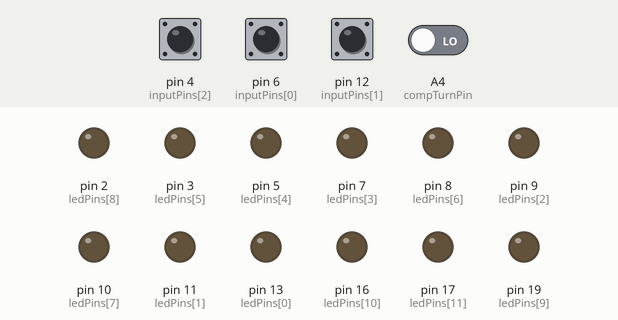
Simulated run of this sketch. Board: Arduino Nano, built with avr-gcc and run on an emulated ATmega328P. Shown: output pins drawn as LEDs (lit = HIGH). Dashed ring = blinking. Inputs (shaded band) come from the test bench; at power-on: pin 4 (inputPins[2]), pin 6 (inputPins[0]), pin 12 (inputPins[1]) HIGH, A4 (compTurnPin) LOW.

Above: at 1.2 s.
1.3 s: pin 6 (inputPins[0]) pulled LOW for 0.15 s
At 1.63 s:
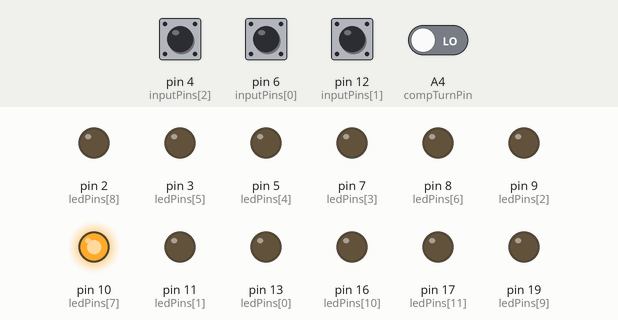
4.3 s: pin 6 (inputPins[0]) pulled LOW for 1 s
At 5.1 s:
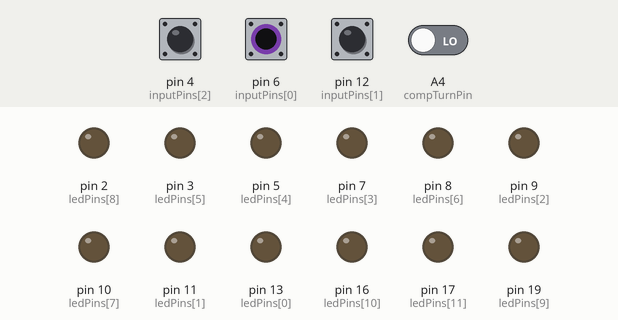
6.8 s: pin 6 (inputPins[0]) pulled LOW for 0.15 s
At 9.8 s:
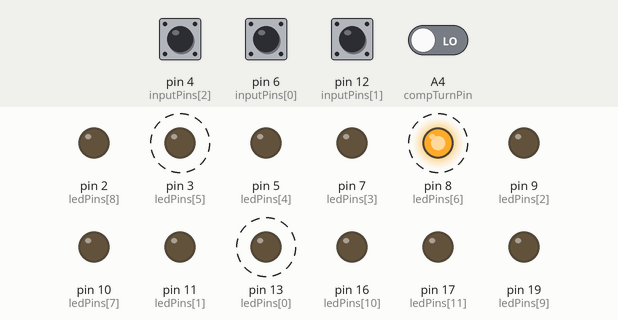
9.9 s: pin 6 (inputPins[0]) pulsed LOW 2 times (0.12 s each, 0.3 s apart)
13.5 s: pin 6 (inputPins[0]) pulsed LOW 5 times (0.12 s each, 0.3 s apart)
Timing chart, 0 to 18.4 s (numbered marks = the images above; inputs shaded):
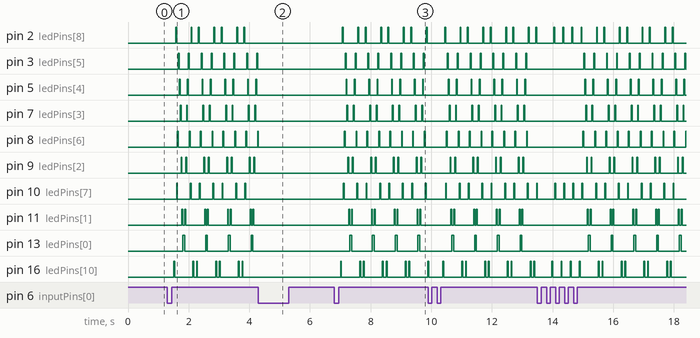

The sketch:

nano_casino_dance_no_for_fun.ino
```cpp
#define MAX_R 3 // seconds

unsigned long previousMillis = 0;
unsigned long lastMillisBlinkH = 0;
unsigned long lastMillisBlinkC = 0;

unsigned long debounceDelay = 50;    // the debounce time; increase if the output flickers

const int compTurnPin = A4;
const int humnTurnPin = A1;

boolean last_human = LOW;

const int ledPins[] = {
  LED_BUILTIN, 11, 9, 7, 5, 3, 8, 10, 2, 19, 16, 17
};

const int gpin = 15;
const int bpin = 18;

const int inputPins[] = { 6, 12, 4 };

int reading0, reading1, reading2;

int buttonState0;
int lastButtonState0 = HIGH;
long lastDebounceTime0 = 0;

int buttonState1;
int lastButtonState1 = HIGH;
long lastDebounceTime1 = 0;

int buttonState2;
int lastButtonState2 = HIGH;
long lastDebounceTime2 = 0;

void setup()
{
  for (int i = 0; i < 12; i++)
    pinMode(ledPins[i], OUTPUT);
  for (int i = 0; i < 3; i++)
    pinMode(inputPins[i], INPUT_PULLUP);
  digitalWrite(compTurnPin, HIGH);
}

boolean keep_dancing = false;

void loop()
{
  reading0 = digitalRead(inputPins[0]);
  if (reading0 != lastButtonState0)
    lastDebounceTime0 = millis();
  if ((millis() - lastDebounceTime0) > debounceDelay)
  {
    if (reading0 != buttonState0)
    {
      buttonState0 = reading0;
      if (buttonState0 == LOW)
      {
        keep_dancing = !keep_dancing;
      }
    }
  }
  lastButtonState0 = reading0;
  if (keep_dancing)
    dance();

  reading1 = digitalRead(inputPins[1]);
  if (reading1 != lastButtonState1)
    lastDebounceTime1 = millis();
  if ((millis() - lastDebounceTime1) > debounceDelay)
  {
    if (reading1 != buttonState1)
    {
      buttonState1 = reading1;
      if (buttonState1 == LOW)
      {
        dance();
      }
    }
  }
  lastButtonState1 = reading1;

  reading2 = digitalRead(inputPins[2]);
  if (reading2 != lastButtonState2)
    lastDebounceTime2 = millis();
  if ((millis() - lastDebounceTime2) > debounceDelay)
  {
    if (reading2 != buttonState2)
    {
      buttonState2 = reading2;
      if (buttonState2 == LOW)
      {
        for (int i = 12; i > -1; i--)
          digitalWrite(ledPins[i], LOW);
        digitalWrite(compTurnPin, LOW);
        digitalWrite(humnTurnPin, LOW);
        last_human = HIGH;
      }
    }
  }
  lastButtonState2 = reading2;
  /*
    blink_(100, humnTurnPin);
    blink_(170, compTurnPin);
  */
}

int ctrA = 12;
int ctrB = 0;

void dance()
{
  unsigned int curMillis = millis();
  digitalWrite(compTurnPin, !digitalRead(compTurnPin));
  digitalWrite(humnTurnPin, !last_human);
  last_human = !last_human;
  for (int i = 12; i > -1; i--)
  {
    if (digitalRead(inputPins[0]) == LOW)
      break;
    digitalWrite(ledPins[i], HIGH);
    delay(30);
    digitalWrite(ledPins[i], LOW);
    //delay(30);
  }
  for (int i = 0; i < 12; i++)
  {
    if (digitalRead(inputPins[0]) == LOW)
      break;
    digitalWrite(ledPins[i], HIGH);
    delay(30);
    digitalWrite(ledPins[i], LOW);
    //delay(30);
  }
}

/*
  void fauxSleep()
  {
  unsigned int myTimer;
  unsigned int r = 0;

  r = random(1, MAX_R) * 500;
  myTimer = millis();
  while (millis() - myTimer <= r)//15000) // 15000 == 15 seconds
  {
    //  Serial.print("r: ");  Serial.print(r); Serial.print(" myTimer: "); Serial.println(millis() - myTimer);
    // "timer expired"
    if ((millis() - myTimer) % 100 == 0)
    {
      digitalWrite(compTurnPin, LOW);
      delay(75);
      digitalWrite(compTurnPin, HIGH);
      delay(75);
    }
  }
  }
*/

void blink_(int secs, int pin)
{
  unsigned int currentMillis = millis();
  if (pin == humnTurnPin)
  {
    if (currentMillis - lastMillisBlinkH >= (unsigned int) secs)
    {
      lastMillisBlinkH = currentMillis;
      digitalWrite(pin, !last_human);
      last_human = !last_human;
    }
  }
  else
  {
    if (currentMillis - lastMillisBlinkC >= (unsigned int) secs)
    {
      lastMillisBlinkC = currentMillis;
      digitalWrite(pin, !digitalRead(pin));
    }
  }
}
```

Measured:
- after the input at 1.3 s, pin 2 (ledPins[8]): LOW → HIGH after 0.27 s, then repeats every 0.75 s: LOW 0.48 s, HIGH 0.03 s, LOW 0.21 s, HIGH 0.03 s; pin 3 (ledPins[5]): alternates HIGH for 0.03 s and LOW for 0.30 s, starting after 0.36 s
- after the input at 4.3 s, pin 2 (ledPins[8]), pin 3 (ledPins[5]), pin 5 (ledPins[4]), pin 7 (ledPins[3]), pin 9 (ledPins[2]), pin 10 (ledPins[7]), pin 11 (ledPins[1]), pin 13 (ledPins[0]), pin 16 (ledPins[10]), pin 17 (ledPins[11]), pin 19 (ledPins[9]): stops changing and stays LOW; pin 8 (ledPins[6]): goes on until 4.3 s, then stays LOW
- after the input at 6.8 s, pin 2 (ledPins[8]): LOW → HIGH after 0.27 s, then repeats every 0.75 s: LOW 0.48 s, HIGH 0.03 s, LOW 0.21 s, HIGH 0.03 s; pin 3 (ledPins[5]): alternates HIGH for 0.03 s and LOW for 0.30 s, starting after 0.36 s
